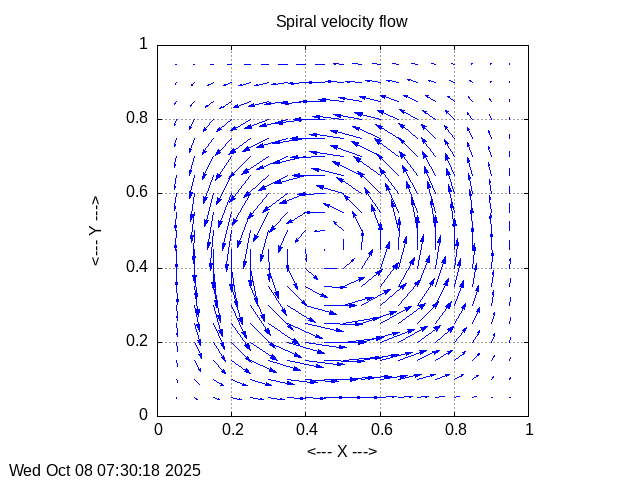

The script that saved this image:
#! /usr/bin/env python3
#

def continuity_exact_test ( ):

#*****************************************************************************80
#
## continuity_exact_test() tests continuity_exact().
#
#  Licensing:
#
#    This code is distributed under the MIT license.
#
#  Modified:
#
#    06 January 2024
#
#  Author:
#
#    John Burkardt
#
  from numpy.random import default_rng
  import numpy as np
  import platform

  print ( '' )
  print ( 'continuity_exact_test():' )
  print ( '  python version: ' + platform.python_version ( ) )
  print ( '  numpy version:  ' + np.version.version )
  print ( '  Test continuity_exact().' )

  rng = default_rng ( )

  grid_2d_test ( )
  uv_spiral_test ( rng )
  resid_spiral_test ( rng )
  spiral_gnuplot_test ( )
  spiral_matplotlib_test ( )
#
#  Terminate.
#
  print ( '' )
  print ( 'continuity_exact_test():' )
  print ( '  Normal end of execution.' )
  return

def grid_2d ( x_num, x_lo, x_hi, y_num, y_lo, y_hi ):

#*****************************************************************************80
#
## grid_2d() returns a regular 2D grid.
#
#  Licensing:
#
#    This code is distributed under the MIT license.
#
#  Modified:
#
#    20 January 2015
#
#  Author:
#
#    John Burkardt
#
#  Input:
#
#    integer X_NUM, the number of X values to use.
#
#    real X_LO, X_HI, the range of X values.
#
#    integer Y_NUM, the number of Y values to use.
#
#    real Y_LO, Y_HI, the range of Y values.
#
#  Output:
#
#    real X(X_NUM*Y_NUM), Y(X_NUM*Y_NUM), the coordinates of the grid.
#
  import numpy as np

  x = np.zeros ( x_num * y_num )
  y = np.zeros ( x_num * y_num )

  if ( x_num == 1 ):
    xi = ( x_lo + x_hi ) / 2.0
    k = 0
    for j in range ( 0, y_num ):
      for i in range ( 0, x_num ):
        x[k] = xi
        k = k + 1
  else:
    k = 0
    for j in range ( 0, y_num ):
      for i in range ( 0, x_num ):
        xi = ( float ( x_num - i - 1 ) * x_lo   \
             + float (         i     ) * x_hi ) \
             / float ( x_num     - 1 )
        x[k] = xi
        k = k + 1

  if ( y_num == 1 ):
    yj = ( y_lo + y_hi ) / 2.0
    k = 0
    for j in range ( 0, y_num ):
      for i in range ( 0, x_num ):
        y[k] = yj
        k = k + 1
  else:
    k = 0
    for j in range ( 0, y_num ):
      yj = ( float ( y_num - j - 1 ) * y_lo   \
           + float (         j     ) * y_hi ) \
           / float ( y_num     - 1 )
      for i in range ( 0, x_num ):
        y[k] = yj
        k = k + 1

  return x, y

def grid_2d_test ( ):

#*****************************************************************************80
#
## grid_2d_test() makes a small 2D grid.
#
#  Licensing:
#
#    This code is distributed under the MIT license.
#
#  Modified:
#
#    06 January 2024
#
#  Author:
#
#    John Burkardt
#
  print ( '' )
  print ( 'grid_2d_test:' )
  print ( '  grid_2d() generates a regular grid.' )

  x_lo = 10.0
  x_hi = 20.0
  x_num = 5

  y_lo = 5.0
  y_hi = 6.0
  y_num = 3

  x, y = grid_2d ( x_num, x_lo, x_hi, y_num, y_lo, y_hi )

  print ( '' )
  k = 0
  for j in range ( 0, y_num ):
    for i in range ( 0, x_num):
      print ( '  %2d  %2d  %2d  %14.6f  %14.6f' % ( k, i, j, x[k], y[k] ) )
      k = k + 1

  return

def r8vec_print ( n, a, title ):

#*****************************************************************************80
#
## r8vec_print() prints an R8VEC.
#
#  Licensing:
#
#    This code is distributed under the MIT license.
#
#  Modified:
#
#    31 August 2014
#
#  Author:
#
#    John Burkardt
#
#  Input:
#
#    integer N, the dimension of the vector.
#
#    real A(N), the vector to be printed.
#
#    string TITLE, a title.
#
  print ( '' )
  print ( title )
  print ( '' )
  for i in range ( 0, n ):
    print ( '%6d:  %12g' % ( i, a[i] ) )

def resid_spiral ( n, x, y, c ):

#*****************************************************************************80
#
## resid_spiral() computes the residual for a spiral velocity vector field.
#
#  Discussion:
#
#    Note that the continuous velocity field (U,V)(X,Y) that is discretely
#    sampled here satisfies the homogeneous continuity equation, that is,
#    it has zero divergence.  In other words:
#
#      dU/dX + dV/dY = 0.
#
#    This is by construction, since we have
#
#      U(X,Y) =  10 * d/dY ( PHI(X) * PHI(Y) )
#      V(X,Y) = -10 * d/dX ( PHI(X) * PHI(Y) )
#
#    which guarantees zero divergence.
#
#    The underlying function PHI is defined by
#
#      PHI(Z) = ( 1 - cos ( C * pi * Z ) ) * ( 1 - Z )^2
#
#    where C is a parameter.
#
#  Licensing:
#
#    This code is distributed under the MIT license.
#
#  Modified:
#
#    20 January 2015
#
#  Author:
#
#    John Burkardt
#
#  Input:
#
#    integer N, the number of evaluation points.
#
#    real X(N), Y(N), the coordinates of the evaluation points.
#
#    real C, a parameter, typically between 0 and 2 * PI.
#
#  Output:
#
#    real PR(N), the residual in the continuity equation.
#
  import numpy as np

  pr = np.zeros ( n )
  u = np.zeros ( n )
  ux = np.zeros ( n )
  v = np.zeros ( n )
  vy = np.zeros ( n )

  u =   10.0 * ( 1.0 - np.cos ( c * np.pi * x ) ) \
           * ( 1.0 - x ) ** 2 \
           * ( \
               c * np.pi * np.sin ( c * np.pi * y ) * ( 1.0 - y ) ** 2 \
             - ( 1.0 - np.cos ( c * np.pi * y ) ) \
             * 2.0 * ( 1.0 - y ) \
             )

  ux =   10.0 * \
    ( \
      c * np.pi * np.sin ( c * np.pi * x ) * ( 1.0 - x ) ** 2 \
      - ( 1.0 - np.cos ( c * np.pi * x ) ) \
      * 2.0 * ( 1.0 - x ) \
    ) \
    * \
    ( \
      c * np.pi * np.sin ( c * np.pi * y ) * ( 1.0 - y ) ** 2 \
      - ( 1.0 - np.cos ( c * np.pi * y ) ) \
      * 2.0 * ( 1.0 - y ) \
    );

  v = - 10.0 * ( 1.0 - np.cos ( c * np.pi * y ) ) \
           * ( 1.0 - y ) ** 2 \
           * ( \
               c * np.pi * np.sin ( c * np.pi * x ) * ( 1.0 - x ) ** 2 \
             - ( 1.0 - np.cos ( c * np.pi * x ) ) \
             * 2.0 * ( 1.0 - x ) \
             );

  vy =  - 10.0 * \
    ( \
      c * np.pi * np.sin ( c * np.pi * x ) * ( 1.0 - x ) ** 2 \
      - ( 1.0 - np.cos ( c * np.pi * x ) ) \
      * 2.0 * ( 1.0 - x ) \
    ) \
    * \
    ( \
      c * np.pi * np.sin ( c * np.pi * y ) * ( 1.0 - y ) ** 2 \
      - ( 1.0 - np.cos ( c * np.pi * y ) ) \
      * 2.0 * ( 1.0 - y ) \
    )

  pr = ux + vy;

  return pr

def resid_spiral_test ( rng ):

#*****************************************************************************80
#
## resid_spiral_test() tests resid_spiral().
#
#  Licensing:
#
#    This code is distributed under the MIT license.
#
#  Modified:
#
#    20 January 2015
#
#  Author:
#
#    John Burkardt
#
#  Input:
#
#    rng(): the current random number generator.
#
  import numpy as np

  print ( '' )
  print ( 'resid_spiral_test():' )
  print ( '  Sample a spiral velocity field and estimate the' )
  print ( '  range of residuals in the continuity equation.' )

  n = 1000
  x_lo = 0.0
  x_hi = +1.0
  x = x_lo + ( x_hi - x_lo ) * rng.random ( size = n )
  y = x_lo + ( x_hi - x_lo ) * rng.random ( size = n )
  t = 0.0

  c = 1.00

  pr = resid_spiral ( n, x, y, c )

  print ( '' )
  print ( '           Minimum       Maximum' )
  print ( '' )
  print ( '  Pr:  %14.6g  %14.6g' % ( np.min ( np.abs ( pr ) ), np.max ( np.abs ( pr ) ) ) )

  return

def spiral_gnuplot ( header, n, x, y, u, v, s ):

#*****************************************************************************80
#
## spiral_gnuplot() writes the spiral vector field to files for GNUPLOT.
#
#  Licensing:
#
#    This code is distributed under the MIT license.
#
#  Modified:
#
#    20 January 2015
#
#  Author:
#
#    John Burkardt
#
#  Input:
#
#    string HEADER, a header to be used to name the files.
#
#    integer N, the number of evaluation points.
#
#    real X(N), Y(N), the coordinates of the evaluation points.
#
#    real U(N), V(N), the velocity components.
#
#    real S, a scale factor for the velocity vectors.
#

#
#  Write the data file.
#
  data_filename = header + '_data.txt'

  data_unit = open ( data_filename, 'w' )

  for i in range ( 0, n ):
    st = '  %g' % ( x[i] )
    data_unit.write ( st )
    st = '  %g' % ( y[i] )
    data_unit.write ( st )
    st = '  %g' % ( s * u[i] )
    data_unit.write ( st )
    st = '  %g' % ( s * v[i] )
    data_unit.write ( st )
    data_unit.write ( '\n' );

  data_unit.close ( )

  print ( '' )
  print ( '  Data written to "%s".' % ( data_filename ) )
#
#  Write the command file.
#
  command_filename = header + '_commands.txt'
  plot_filename = header + '.png'

  command_unit = open ( command_filename, 'w' )

  command_unit.write ( '#  %s\n' % ( command_filename ) )
  command_unit.write ( '#\n' )
  command_unit.write ( 'set term png\n' )
  command_unit.write ( 'set output "%s"\n' % ( plot_filename ) )
  command_unit.write ( '#\n' )
  command_unit.write ( '#  Add titles and labels.\n' )
  command_unit.write ( '#\n' )
  command_unit.write ( 'set xlabel "<--- X --->"\n' )
  command_unit.write ( 'set ylabel "<--- Y --->"\n' )
  command_unit.write ( 'set title "Spiral velocity flow"\n' )
  command_unit.write ( 'unset key\n' )
  command_unit.write ( '#\n' )
  command_unit.write ( '#  Add grid lines.\n' )
  command_unit.write ( '#\n' )
  command_unit.write ( 'set grid\n' )
  command_unit.write ( 'set size ratio -1\n' )
  command_unit.write ( '#\n' )
  command_unit.write ( '#  Timestamp the plot.\n' )
  command_unit.write ( '#\n' )
  command_unit.write ( 'set timestamp\n' )
  command_unit.write ( 'plot "%s" using 1:2:3:4 with vectors \\\n' % ( data_filename ) )
  command_unit.write ( '  head filled lt 2 linecolor rgb "blue"\n' )
  command_unit.write ( 'quit\n' )

  data_unit.close ( )

  print ( '  Commands written to "%s".' % ( command_filename ) )

  return

def spiral_gnuplot_test ( ):

#*****************************************************************************80
#
## spiral_gnuplot_test() tests spiral_gnuplot().
#
#  Licensing:
#
#    This code is distributed under the MIT license.
#
#  Modified:
#
#    20 January 2015
#
#  Author:
#
#    John Burkardt
#
  print ( '' )
  print ( 'spiral_gnuplot_test:' )
  print ( '  Generate a spiral velocity field on a regular grid.' )
  print ( '  Store in GNUPLOT data and command files.' )

  x_lo = 0.0
  x_hi = 1.0
  x_num = 21

  y_lo = 0.0
  y_hi = 1.0
  y_num = 21

  x, y = grid_2d ( x_num, x_lo, x_hi, y_num, y_lo, y_hi )

  n = x_num * y_num
  c = 1.0

  u, v = uv_spiral ( n, x, y, c )

  header = 'continuity_exact'
  s = 0.05
  spiral_gnuplot ( header, n, x, y, u, v, s )

  return

def spiral_matplotlib ( header, n, x, y, u, v, s ):

#*****************************************************************************80
#
## spiral_matplotlib() plots the velocity vector field with matplotlib.
#
#  Licensing:
#
#    This code is distributed under the MIT license.
#
#  Modified:
#
#    22 January 2015
#
#  Author:
#
#    John Burkardt
#
#  Input:
#
#    string HEADER, a header to be used to name the files.
#
#    integer N, the number of evaluation points.
#
#    real X(N), Y(N), the coordinates of the evaluation points.
#
#    real U(N), V(N), the velocity components.
#
#    real S, a scale factor for the velocity vectors.
#
  import matplotlib.pyplot as plt

  myplot = plt.figure ( )
  ax = plt.gca ( )
  ax.quiver ( x, y, u, v )
  ax.set_xlabel ( '<--X-->' )
  ax.set_ylabel ( '<--Y-->' )
  ax.set_title ( header )
  ax.axis ( 'equal' )
  plt.draw ( )
  plot_filename = header + '_matplotlib.png'
  myplot.savefig ( plot_filename )
  plt.show ( block = False )
  plt.close ( )

  return

def spiral_matplotlib_test ( ):

#*****************************************************************************80
#
## spiral_matplotlib_test() tests spiral_matplotlib().
#
#  Licensing:
#
#    This code is distributed under the MIT license.
#
#  Modified:
#
#    20 January 2015
#
#  Author:
#
#    John Burkardt
#
  import platform

  print ( '' )
  print ( 'spiral_matplotlib_test:' )
  print ( '  Python version: %s' % ( platform.python_version ( ) ) )
  print ( '  Generate a spiral velocity field on a regular grid.' )
  print ( '  Display it using matplotlib' )

  x_lo = 0.0
  x_hi = 1.0
  x_num = 21

  y_lo = 0.0
  y_hi = 1.0
  y_num = 21

  x, y = grid_2d ( x_num, x_lo, x_hi, y_num, y_lo, y_hi )

  n = x_num * y_num
  c = 1.0

  u, v = uv_spiral ( n, x, y, c )

  header = 'continuity_exact'
  s = 0.05
  spiral_matplotlib ( header, n, x, y, u, v, s )

  return

def timestamp ( ):

#*****************************************************************************80
#
## timestamp() prints the date as a timestamp.
#
#  Licensing:
#
#    This code is distributed under the MIT license. 
#
#  Modified:
#
#    06 April 2013
#
#  Author:
#
#    John Burkardt
#
  import time

  t = time.time ( )
  print ( time.ctime ( t ) )

  return

def uv_spiral ( n, x, y, c ):

#*****************************************************************************80
#
## uv_spiral() computes a spiral velocity vector field.
#
#  Discussion:
#
#    Note that the continuous velocity field (U,V)(X,Y) that is discretely
#    sampled here satisfies the homogeneous continuity equation, that is,
#    it has zero divergence.  In other words:
#
#      dU/dX + dV/dY = 0.
#
#    This is by construction, since we have
#
#      U(X,Y) =  10 * d/dY ( PHI(X) * PHI(Y) )
#      V(X,Y) = -10 * d/dX ( PHI(X) * PHI(Y) )
#
#    which guarantees zero divergence.
#
#    The underlying function PHI is defined by
#
#      PHI(Z) = ( 1 - cos ( C * pi * Z ) ) * ( 1 - Z )^2
#
#    where C is a parameter.
#
#  Licensing:
#
#    This code is distributed under the MIT license.
#
#  Modified:
#
#    20 January 2015
#
#  Author:
#
#    John Burkardt
#
#  Input:
#
#    integer N, the number of evaluation points.
#
#    real X(N), Y(N), the coordinates of the evaluation points.
#
#    real C, a parameter, typically between 0 and 2 * PI.
#
#  Output:
#
#    real U(N), V(N), the velocity components.
#
  import numpy as np

  u = np.zeros ( n )
  v = np.zeros ( n )

  u =   10.0 * ( 1.0 - np.cos ( c * np.pi * x ) ) \
           * ( 1.0 - x ) ** 2 \
           * ( \
               c * np.pi * np.sin ( c * np.pi * y ) * ( 1.0 - y ) ** 2 \
             - ( 1.0 - np.cos ( c * np.pi * y ) ) \
             * 2.0 * ( 1.0 - y ) \
             )

  v = - 10.0 * ( 1.0 - np.cos ( c * np.pi * y ) ) \
           * ( 1.0 - y ) ** 2 \
           * ( \
               c * np.pi * np.sin ( c * np.pi * x ) * ( 1.0 - x ) ** 2 \
             - ( 1.0 - np.cos ( c * np.pi * x ) ) \
             * 2.0 * ( 1.0 - x ) \
             )

  return u, v

def uv_spiral_test ( rng ):

#*****************************************************************************80
#
## uv_spiral_test() tests uv_spiral().
#
#  Licensing:
#
#    This code is distributed under the MIT license.
#
#  Modified:
#
#    20 January 2015
#
#  Author:
#
#    John Burkardt
#
#  Input:
#
#    rng(): the current random number generator.
#
  import numpy as np

  nu = 1.0
  rho = 1.0

  print ( '' )
  print ( 'uv_spiral_test():' )
  print ( '  Sample a spiral velocity field and estimate' )
  print ( '  the range of the solution values.' )

  n = 1000
  x_lo = 0.0
  x_hi = +1.0
  x = x_lo + ( x_hi - x_lo ) * rng.random ( size = n )
  y = x_lo + ( x_hi - x_lo ) * rng.random ( size = n )

  c = 1.0
  u, v = uv_spiral ( n, x, y, c )

  print ( '' )
  print ( '           Minimum       Maximum' )
  print ( '' )
  print ( '  U:  %14.6g  %14.6g' % ( np.min ( u ), np.max ( u ) ) )
  print ( '  V:  %14.6g  %14.6g' % ( np.min ( v ), np.max ( v ) ) )

  return

if ( __name__ == '__main__' ):
  timestamp ( )
  continuity_exact_test ( )
  timestamp ( )
